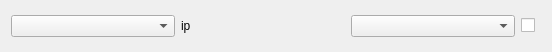
<?xml version="1.0" encoding="UTF-8"?>
<ui version="4.0">
 <class>ComboLabel</class>
 <widget class="QWidget" name="ComboLabel">
  <property name="geometry">
   <rect>
    <x>0</x>
    <y>0</y>
    <width>552</width>
    <height>52</height>
   </rect>
  </property>
  <property name="windowTitle">
   <string>Form</string>
  </property>
  <layout class="QHBoxLayout" name="horizontalLayout">
   <item>
    <widget class="QComboBox" name="comboBox"/>
   </item>
   <item>
    <widget class="QLabel" name="label">
     <property name="text">
      <string>ip</string>
     </property>
    </widget>
   </item>
   <item>
    <widget class="QComboBox" name="comboBox_2"/>
   </item>
   <item>
    <widget class="QCheckBox" name="checkBox">
     <property name="minimumSize">
      <size>
       <width>20</width>
       <height>0</height>
      </size>
     </property>
     <property name="maximumSize">
      <size>
       <width>20</width>
       <height>16777215</height>
      </size>
     </property>
     <property name="text">
      <string/>
     </property>
    </widget>
   </item>
  </layout>
 </widget>
 <resources/>
 <connections/>
</ui>
